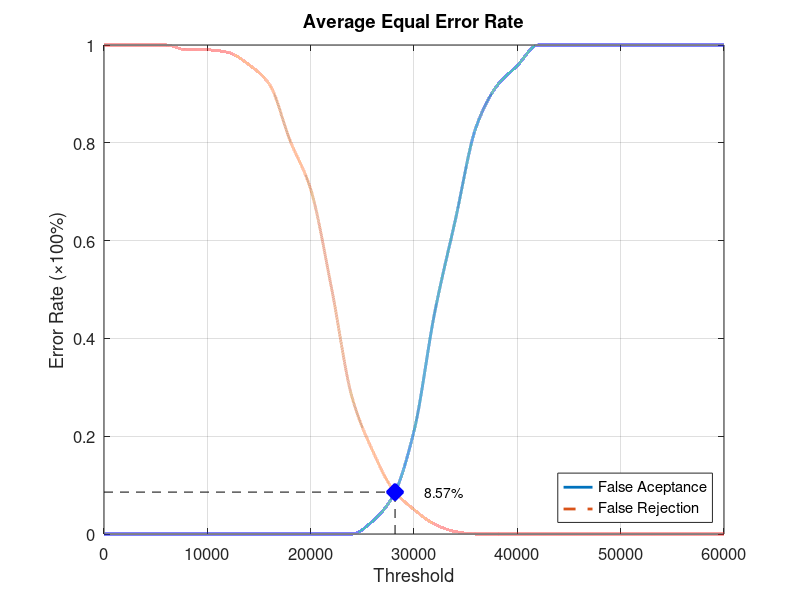
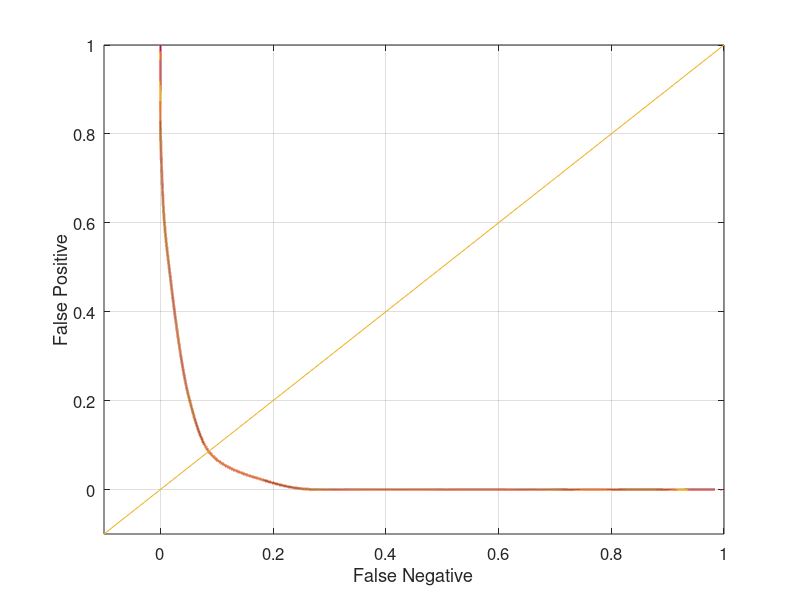

MATLAB code to generate these figures, in order:
function yEER = Database5_3
close all;
clear;
clc;
x = 0:2000:60000;
xq = 0:0.5:60000;

y0 = [0 0 0 0 0 0 0 0 0 0 0 0 0 0.0263158 0.0789474 0.210526 0.452632 0.642105 0.831579 0.915789 0.957895 1 1 1 1 1 1 1 1 1 1];
yy0 = interp1(x, y0, xq, 'pchip');
y1 = [1 1 1 1 0.99 0.99 0.985 0.96 0.92 0.805 0.705 0.505 0.28 0.17 0.09 0.05 0.02 0.005 0 0 0 0 0 0 0 0 0 0 0 0 0];
yy1 = interp1(x, y1, xq, 'pchip');

% Calculating EER: 
y2 = abs(y0 - y1);
find(y2 == min(y2))
yy2 = abs(yy0 - yy1);
xEER = find(yy2 == min(yy2));
xEERIndex = xq(xEER) % X-axis EER
yEER = yy0(xEER) % Y-axis EER

main = figure
plot(xq, yy0,'-','LineWidth', 2);	hold on
plot(xq, yy1,'--','LineWidth', 2);	hold on
plot([xEERIndex xEERIndex], [0 yEER], 'k--');	hold on
plot([0 xEERIndex], [yEER yEER], 'k--');	hold on
plot(xEERIndex, yEER, 'bx', 'LineWidth', 10);	hold on
text(xEERIndex + 10 * xEERIndex / 100, yEER, [num2str(round((10000 * yEER)) / 100) '%'])
legend('False Aceptance', 'False Rejection', 'Location', 'SouthEast')
xlabel('Threshold')
ylabel('Error Rate (\times100%)')
title('Average Equal Error Rate')
set(gca, 'FontSize', 12)
axis([0 60000 0 1])
grid on

print(main, 'Database5_3Main', '-dpng');
FNRxFPR = figure('Color', [1 1 1]);
plot(yy1, yy0, '-', yy1, yy0, 'LineWidth', 2);
hold on
y = -0.1:0.1:1
plot(y, y); 
set(gca, 'FontSize', 12)
xlabel('False Negative')
ylabel('False Positive')
axis([-0.1 1 -0.1 1])
set(gca, 'FontSize', 12)
grid on

print(FNRxFPR, 'Database5_3FNRxFPR','-dpng');
end
